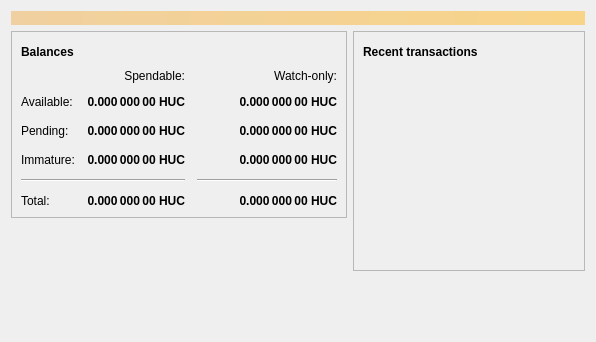
<?xml version="1.0" encoding="UTF-8"?>
<ui version="4.0">
 <class>OverviewPage</class>
 <widget class="QWidget" name="OverviewPage">
  <property name="geometry">
   <rect>
    <x>0</x>
    <y>0</y>
    <width>596</width>
    <height>342</height>
   </rect>
  </property>
  <property name="windowTitle">
   <string>Form</string>
  </property>
  <layout class="QVBoxLayout" name="topLayout">
   <item>
    <widget class="QLabel" name="labelAlerts">
     <property name="visible">
      <bool>false</bool>
     </property>
     <property name="styleSheet">
      <string notr="true">QLabel { background-color: qlineargradient(x1: 0, y1: 0, x2: 1, y2: 0, stop:0 #F0D0A0, stop:1 #F8D488); color:#000000; }</string>
     </property>
     <property name="wordWrap">
      <bool>true</bool>
     </property>
     <property name="margin">
      <number>3</number>
     </property>
     <property name="textInteractionFlags">
      <set>Qt::TextSelectableByMouse</set>
     </property>
    </widget>
   </item>
   <item>
    <layout class="QHBoxLayout" name="horizontalLayout" stretch="1,1">
     <item>
      <layout class="QVBoxLayout" name="verticalLayout_2">
       <item>
        <widget class="QFrame" name="frame">
         <property name="frameShape">
          <enum>QFrame::StyledPanel</enum>
         </property>
         <property name="frameShadow">
          <enum>QFrame::Raised</enum>
         </property>
         <layout class="QVBoxLayout" name="verticalLayout_4">
          <item>
           <layout class="QHBoxLayout" name="horizontalLayout_4">
            <item>
             <widget class="QLabel" name="label_5">
              <property name="font">
               <font>
                <weight>75</weight>
                <bold>true</bold>
               </font>
              </property>
              <property name="text">
               <string>Balances</string>
              </property>
             </widget>
            </item>
            <item>
             <widget class="QPushButton" name="labelWalletStatus">
              <property name="enabled">
               <bool>true</bool>
              </property>
              <property name="maximumSize">
               <size>
                <width>30</width>
                <height>16777215</height>
               </size>
              </property>
              <property name="toolTip">
               <string>The displayed information may be out of date. Your wallet automatically synchronizes with the HappyUC network after a connection is established, but this process has not completed yet.</string>
              </property>
              <property name="text">
               <string/>
              </property>
              <property name="icon">
               <iconset resource="../bitcoin.qrc">
                <normaloff>:/icons/warning</normaloff>
                <disabledoff>:/icons/warning</disabledoff>:/icons/warning</iconset>
              </property>
              <property name="iconSize">
               <size>
                <width>24</width>
                <height>24</height>
               </size>
              </property>
              <property name="flat">
               <bool>true</bool>
              </property>
             </widget>
            </item>
            <item>
             <spacer name="horizontalSpacer_3">
              <property name="orientation">
               <enum>Qt::Horizontal</enum>
              </property>
              <property name="sizeHint" stdset="0">
               <size>
                <width>40</width>
                <height>20</height>
               </size>
              </property>
             </spacer>
            </item>
           </layout>
          </item>
          <item>
           <layout class="QGridLayout" name="gridLayout">
            <property name="spacing">
             <number>12</number>
            </property>
            <item row="2" column="2">
             <widget class="QLabel" name="labelWatchPending">
              <property name="font">
               <font>
                <weight>75</weight>
                <bold>true</bold>
               </font>
              </property>
              <property name="cursor">
               <cursorShape>IBeamCursor</cursorShape>
              </property>
              <property name="toolTip">
               <string>Unconfirmed transactions to watch-only addresses</string>
              </property>
              <property name="text">
               <string notr="true">0.000 000 00 HUC</string>
              </property>
              <property name="alignment">
               <set>Qt::AlignRight|Qt::AlignTrailing|Qt::AlignVCenter</set>
              </property>
              <property name="textInteractionFlags">
               <set>Qt::LinksAccessibleByMouse|Qt::TextSelectableByKeyboard|Qt::TextSelectableByMouse</set>
              </property>
             </widget>
            </item>
            <item row="2" column="1">
             <widget class="QLabel" name="labelUnconfirmed">
              <property name="font">
               <font>
                <weight>75</weight>
                <bold>true</bold>
               </font>
              </property>
              <property name="cursor">
               <cursorShape>IBeamCursor</cursorShape>
              </property>
              <property name="toolTip">
               <string>Total of transactions that have yet to be confirmed, and do not yet count toward the spendable balance</string>
              </property>
              <property name="text">
               <string notr="true">0.000 000 00 HUC</string>
              </property>
              <property name="alignment">
               <set>Qt::AlignRight|Qt::AlignTrailing|Qt::AlignVCenter</set>
              </property>
              <property name="textInteractionFlags">
               <set>Qt::LinksAccessibleByMouse|Qt::TextSelectableByKeyboard|Qt::TextSelectableByMouse</set>
              </property>
             </widget>
            </item>
            <item row="3" column="2">
             <widget class="QLabel" name="labelWatchImmature">
              <property name="font">
               <font>
                <weight>75</weight>
                <bold>true</bold>
               </font>
              </property>
              <property name="cursor">
               <cursorShape>IBeamCursor</cursorShape>
              </property>
              <property name="toolTip">
               <string>Mined balance in watch-only addresses that has not yet matured</string>
              </property>
              <property name="text">
               <string notr="true">0.000 000 00 HUC</string>
              </property>
              <property name="alignment">
               <set>Qt::AlignRight|Qt::AlignTrailing|Qt::AlignVCenter</set>
              </property>
              <property name="textInteractionFlags">
               <set>Qt::LinksAccessibleByMouse|Qt::TextSelectableByKeyboard|Qt::TextSelectableByMouse</set>
              </property>
             </widget>
            </item>
            <item row="4" column="0" colspan="2">
             <widget class="Line" name="line">
              <property name="orientation">
               <enum>Qt::Horizontal</enum>
              </property>
             </widget>
            </item>
            <item row="4" column="2">
             <widget class="Line" name="lineWatchBalance">
              <property name="sizePolicy">
               <sizepolicy hsizetype="Preferred" vsizetype="Fixed">
                <horstretch>0</horstretch>
                <verstretch>0</verstretch>
               </sizepolicy>
              </property>
              <property name="minimumSize">
               <size>
                <width>140</width>
                <height>0</height>
               </size>
              </property>
              <property name="orientation">
               <enum>Qt::Horizontal</enum>
              </property>
             </widget>
            </item>
            <item row="5" column="0">
             <widget class="QLabel" name="labelTotalText">
              <property name="text">
               <string>Total:</string>
              </property>
             </widget>
            </item>
            <item row="3" column="1">
             <widget class="QLabel" name="labelImmature">
              <property name="font">
               <font>
                <weight>75</weight>
                <bold>true</bold>
               </font>
              </property>
              <property name="cursor">
               <cursorShape>IBeamCursor</cursorShape>
              </property>
              <property name="toolTip">
               <string>Mined balance that has not yet matured</string>
              </property>
              <property name="text">
               <string notr="true">0.000 000 00 HUC</string>
              </property>
              <property name="alignment">
               <set>Qt::AlignRight|Qt::AlignTrailing|Qt::AlignVCenter</set>
              </property>
              <property name="textInteractionFlags">
               <set>Qt::LinksAccessibleByMouse|Qt::TextSelectableByKeyboard|Qt::TextSelectableByMouse</set>
              </property>
             </widget>
            </item>
            <item row="2" column="3">
             <spacer name="horizontalSpacer_2">
              <property name="orientation">
               <enum>Qt::Horizontal</enum>
              </property>
              <property name="sizeHint" stdset="0">
               <size>
                <width>40</width>
                <height>20</height>
               </size>
              </property>
             </spacer>
            </item>
            <item row="3" column="0">
             <widget class="QLabel" name="labelImmatureText">
              <property name="text">
               <string>Immature:</string>
              </property>
             </widget>
            </item>
            <item row="5" column="1">
             <widget class="QLabel" name="labelTotal">
              <property name="font">
               <font>
                <weight>75</weight>
                <bold>true</bold>
               </font>
              </property>
              <property name="cursor">
               <cursorShape>IBeamCursor</cursorShape>
              </property>
              <property name="toolTip">
               <string>Your current total balance</string>
              </property>
              <property name="text">
               <string notr="true">0.000 000 00 HUC</string>
              </property>
              <property name="alignment">
               <set>Qt::AlignRight|Qt::AlignTrailing|Qt::AlignVCenter</set>
              </property>
              <property name="textInteractionFlags">
               <set>Qt::LinksAccessibleByMouse|Qt::TextSelectableByKeyboard|Qt::TextSelectableByMouse</set>
              </property>
             </widget>
            </item>
            <item row="5" column="2">
             <widget class="QLabel" name="labelWatchTotal">
              <property name="font">
               <font>
                <weight>75</weight>
                <bold>true</bold>
               </font>
              </property>
              <property name="cursor">
               <cursorShape>IBeamCursor</cursorShape>
              </property>
              <property name="toolTip">
               <string>Current total balance in watch-only addresses</string>
              </property>
              <property name="text">
               <string notr="true">0.000 000 00 HUC</string>
              </property>
              <property name="alignment">
               <set>Qt::AlignRight|Qt::AlignTrailing|Qt::AlignVCenter</set>
              </property>
              <property name="textInteractionFlags">
               <set>Qt::LinksAccessibleByMouse|Qt::TextSelectableByKeyboard|Qt::TextSelectableByMouse</set>
              </property>
             </widget>
            </item>
            <item row="0" column="2">
             <widget class="QLabel" name="labelWatchonly">
              <property name="text">
               <string>Watch-only:</string>
              </property>
              <property name="alignment">
               <set>Qt::AlignRight|Qt::AlignTrailing|Qt::AlignVCenter</set>
              </property>
             </widget>
            </item>
            <item row="1" column="0">
             <widget class="QLabel" name="labelBalanceText">
              <property name="text">
               <string>Available:</string>
              </property>
             </widget>
            </item>
            <item row="1" column="1">
             <widget class="QLabel" name="labelBalance">
              <property name="font">
               <font>
                <weight>75</weight>
                <bold>true</bold>
               </font>
              </property>
              <property name="cursor">
               <cursorShape>IBeamCursor</cursorShape>
              </property>
              <property name="toolTip">
               <string>Your current spendable balance</string>
              </property>
              <property name="text">
               <string notr="true">0.000 000 00 HUC</string>
              </property>
              <property name="alignment">
               <set>Qt::AlignRight|Qt::AlignTrailing|Qt::AlignVCenter</set>
              </property>
              <property name="textInteractionFlags">
               <set>Qt::LinksAccessibleByMouse|Qt::TextSelectableByKeyboard|Qt::TextSelectableByMouse</set>
              </property>
             </widget>
            </item>
            <item row="1" column="2">
             <widget class="QLabel" name="labelWatchAvailable">
              <property name="font">
               <font>
                <weight>75</weight>
                <bold>true</bold>
               </font>
              </property>
              <property name="cursor">
               <cursorShape>IBeamCursor</cursorShape>
              </property>
              <property name="toolTip">
               <string>Your current balance in watch-only addresses</string>
              </property>
              <property name="text">
               <string notr="true">0.000 000 00 HUC</string>
              </property>
              <property name="alignment">
               <set>Qt::AlignRight|Qt::AlignTrailing|Qt::AlignVCenter</set>
              </property>
              <property name="textInteractionFlags">
               <set>Qt::LinksAccessibleByMouse|Qt::TextSelectableByKeyboard|Qt::TextSelectableByMouse</set>
              </property>
             </widget>
            </item>
            <item row="2" column="0">
             <widget class="QLabel" name="labelPendingText">
              <property name="text">
               <string>Pending:</string>
              </property>
             </widget>
            </item>
            <item row="0" column="1">
             <widget class="QLabel" name="labelSpendable">
              <property name="text">
               <string>Spendable:</string>
              </property>
              <property name="alignment">
               <set>Qt::AlignRight|Qt::AlignTrailing|Qt::AlignVCenter</set>
              </property>
             </widget>
            </item>
           </layout>
          </item>
         </layout>
        </widget>
       </item>
       <item>
        <spacer name="verticalSpacer">
         <property name="orientation">
          <enum>Qt::Vertical</enum>
         </property>
         <property name="sizeHint" stdset="0">
          <size>
           <width>20</width>
           <height>40</height>
          </size>
         </property>
        </spacer>
       </item>
      </layout>
     </item>
     <item>
      <layout class="QVBoxLayout" name="verticalLayout_3">
       <item>
        <widget class="QFrame" name="frame_2">
         <property name="frameShape">
          <enum>QFrame::StyledPanel</enum>
         </property>
         <property name="frameShadow">
          <enum>QFrame::Raised</enum>
         </property>
         <layout class="QVBoxLayout" name="verticalLayout">
          <item>
           <layout class="QHBoxLayout" name="horizontalLayout_2">
            <item>
             <widget class="QLabel" name="label_4">
              <property name="font">
               <font>
                <weight>75</weight>
                <bold>true</bold>
               </font>
              </property>
              <property name="text">
               <string>Recent transactions</string>
              </property>
             </widget>
            </item>
            <item>
             <widget class="QPushButton" name="labelTransactionsStatus">
              <property name="enabled">
               <bool>true</bool>
              </property>
              <property name="maximumSize">
               <size>
                <width>30</width>
                <height>16777215</height>
               </size>
              </property>
              <property name="toolTip">
               <string>The displayed information may be out of date. Your wallet automatically synchronizes with the HappyUC network after a connection is established, but this process has not completed yet.</string>
              </property>
              <property name="text">
               <string/>
              </property>
              <property name="icon">
               <iconset resource="../bitcoin.qrc">
                <normaloff>:/icons/warning</normaloff>
                <disabledoff>:/icons/warning</disabledoff>:/icons/warning</iconset>
              </property>
              <property name="iconSize">
               <size>
                <width>24</width>
                <height>24</height>
               </size>
              </property>
              <property name="flat">
               <bool>true</bool>
              </property>
             </widget>
            </item>
            <item>
             <spacer name="horizontalSpacer">
              <property name="orientation">
               <enum>Qt::Horizontal</enum>
              </property>
              <property name="sizeHint" stdset="0">
               <size>
                <width>40</width>
                <height>20</height>
               </size>
              </property>
             </spacer>
            </item>
           </layout>
          </item>
          <item>
           <widget class="QListView" name="listTransactions">
            <property name="styleSheet">
             <string notr="true">QListView { background: transparent; }</string>
            </property>
            <property name="frameShape">
             <enum>QFrame::NoFrame</enum>
            </property>
            <property name="verticalScrollBarPolicy">
             <enum>Qt::ScrollBarAlwaysOff</enum>
            </property>
            <property name="horizontalScrollBarPolicy">
             <enum>Qt::ScrollBarAlwaysOff</enum>
            </property>
            <property name="selectionMode">
             <enum>QAbstractItemView::NoSelection</enum>
            </property>
           </widget>
          </item>
         </layout>
        </widget>
       </item>
       <item>
        <spacer name="verticalSpacer_2">
         <property name="orientation">
          <enum>Qt::Vertical</enum>
         </property>
         <property name="sizeHint" stdset="0">
          <size>
           <width>20</width>
           <height>40</height>
          </size>
         </property>
        </spacer>
       </item>
      </layout>
     </item>
    </layout>
   </item>
  </layout>
 </widget>
 <resources/>
 <connections/>
</ui>
